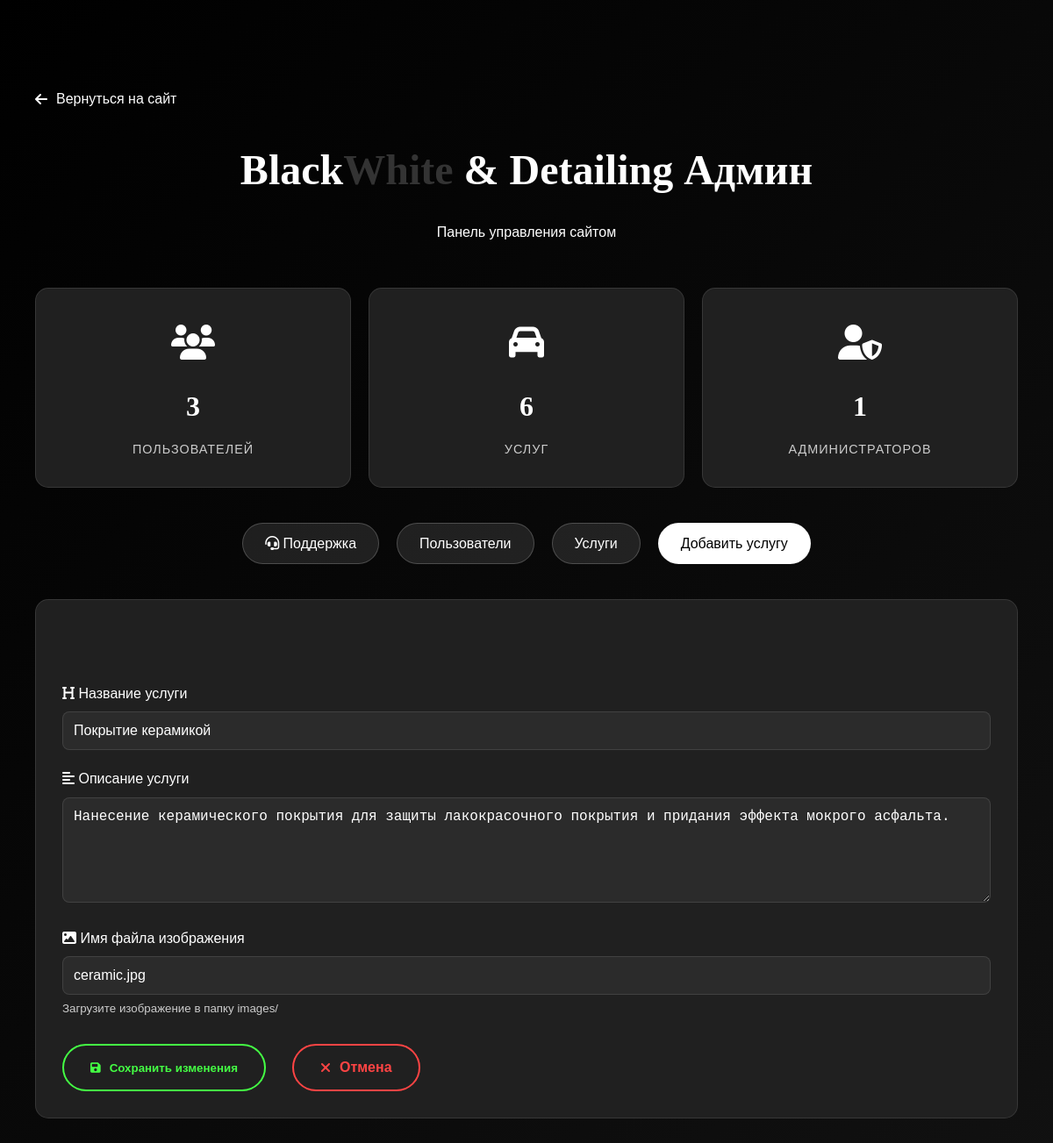
/admin.php?edit_service=3 (signed in), run on the app's committed database.
### tables this page shows
CREATE TABLE `services` (
  `id` int NOT NULL,
  `title` varchar(100) NOT NULL,
  `description` text NOT NULL,
  `image` varchar(255) DEFAULT NULL,
  `created_at` timestamp NULL DEFAULT CURRENT_TIMESTAMP
);

### admin.php (the view, shortened to what this page needs)
<?php
require_once 'config.php';
$edit_service = null;
if (isset($_GET['edit_service'])) {
    $id = intval($_GET['edit_service']);
    $query = "SELECT * FROM services WHERE id = $id";
    $result = mysqli_query($connection, $query);
    $edit_service = mysqli_fetch_assoc($result);
}
$services_query = "SELECT * FROM services ORDER BY id ASC";
$services_result = mysqli_query($connection, $services_query);
?>
<!DOCTYPE html>
<html lang="ru">
<head>
    <link rel="stylesheet" href="style.css">
    <link rel="stylesheet" href="https://cdnjs.cloudflare.com/ajax/libs/font-awesome/6.4.0/css/all.min.css">
</head>
<body>
    <div class="admin-container">
        <div class="container">
            <a href="index.php" class="back-link">
                <i class="fas fa-arrow-left"></i> Вернуться на сайт
            </a>
            <div class="admin-header">
                <h1 class="admin-title">
                    <span class="logo-black">Black</span><span class="logo-white">White</span>
                    <span class="logo-amp">&</span>
                    <span class="logo-detailing">Detailing</span> Админ
                </h1>
                <p>Панель управления сайтом</p>
            </div>
            <div class="stats-cards">
                <div class="stat-card">
                    <div class="stat-icon">
                        <i class="fas fa-users"></i>
                    </div>
                    <span class="stat-number">
                        <?php
                        $count_query = "SELECT COUNT(*) as total FROM users";
                        $count_result = mysqli_query($connection, $count_query);
                        $count = mysqli_fetch_assoc($count_result);
                        echo $count['total'];
                        ?>
                    </span>
                    <span class="stat-label">Пользователей</span>
                </div>
                <div class="stat-card">
                    <div class="stat-icon">
                        <i class="fas fa-car"></i>
                    </div>
                    <span class="stat-number">
                        <?php
                        $count_query = "SELECT COUNT(*) as total FROM services";
                        $count_result = mysqli_query($connection, $count_query);
                        $count = mysqli_fetch_assoc($count_result);
                        echo $count['total'];
                        ?>
                    </span>
                    <span class="stat-label">Услуг</span>
                </div>
                <div class="stat-card">
                    <div class="stat-icon">
                        <i class="fas fa-user-shield"></i>
                    </div>
                    <span class="stat-number">
                        <?php
                        $count_query = "SELECT COUNT(*) as total FROM users WHERE is_admin = 1";
                        $count_result = mysqli_query($connection, $count_query);
                        $count = mysqli_fetch_assoc($count_result);
                        echo $count['total'];
                        ?>
                    </span>
                    <span class="stat-label">Администраторов</span>
                </div>
            </div>
            <div class="admin-nav">
<a href="#support" class="admin-nav-link">
    <i class="fas fa-headset"></i> Поддержка
</a>
                <a href="#users" class="admin-nav-link active">Пользователи</a>
                <a href="#services" class="admin-nav-link">Услуги</a>
                <a href="#add-service" class="admin-nav-link">Добавить услугу</a>
            </div>
            <section id="add-service" class="admin-section">
                <form method="POST" action="">
                    <div class="form-group">
                        <label class="form-label">
                            <i class="fas fa-heading"></i> Название услуги
                        </label>
                        <input type="text"
                               name="title"
                               class="form-input"
                               value="<?php echo $edit_service ? htmlspecialchars($edit_service['title']) : ''; ?>"
                               required>
                    </div>
                    <div class="form-group">
                        <label class="form-label">
                            <i class="fas fa-align-left"></i> Описание услуги
                        </label>
                        <textarea name="description"
                                  class="form-input form-textarea"
                                  required><?php echo $edit_service ? htmlspecialchars($edit_service['description']) : ''; ?></textarea>
                    </div>
                    <div class="form-group">
                        <label class="form-label">
                            <i class="fas fa-image"></i> Имя файла изображения
                        </label>
                        <input type="text"
                               name="image"
                               class="form-input"
                               value="<?php echo $edit_service ? htmlspecialchars($edit_service['image']) : 'service-default.jpg'; ?>"
                               placeholder="Например: polishing.jpg">
                        <small style="color: var(--accent-dark); margin-top: 5px; display: block;">
                            Загрузите изображение в папку images/
                        </small>
                    </div>
                    <div class="form-actions">
                        <button type="submit" class="btn-save">
                            <i class="fas fa-save"></i>
                            <?php echo $edit_service ? 'Сохранить изменения' : 'Добавить услугу'; ?>
                        </button>
                        <a href="admin.php" class="btn-cancel">
                            <i class="fas fa-times"></i> Отмена
                        </a>
                    </div>
                </form>
            </section>
        </div>
    </div>
</body>
</html>

### style.css (style rules this page uses)
* { margin: 0; padding: 0; box-sizing: border-box; }
:root { --black: #000000; --white: #ffffff; --gray-dark: #111111; --gray-medium: #222222; --gray-light: #333333; --gray-lighter: #444444; --accent: #ffffff; --accent-dark: #cccccc; }
body { font-family: 'Montserrat', sans-serif; background-color: var(--black); color: var(--white); line-height: 1.6; overflow-x: hidden; }
.container { max-width: 1200px; margin: 0 auto; padding: 0 20px; }
.logo-black { color: var(--white); }
.logo-white { color: var(--gray-light); }
.logo-amp { color: var(--accent); }
.logo-detailing { color: var(--white); }
.stat-number { display: block; font-size: 2.2rem; font-weight: 700; color: var(--accent); margin-bottom: 8px; font-family: 'Playfair Display', serif; }
.stat-label { color: #888; font-size: 0.85rem; text-transform: uppercase; letter-spacing: 1px; }

### admin.php (style rules this page uses)
.admin-container { min-height: 100vh; background: linear-gradient(135deg, #000000 0%, #111111 100%); padding: 100px 20px 50px; }
.admin-header { text-align: center; margin-bottom: 50px; }
.admin-title { font-family: 'Playfair Display', serif; font-size: 3rem; margin-bottom: 20px; }
.admin-nav { display: flex; justify-content: center; gap: 20px; margin-bottom: 40px; flex-wrap: wrap; }
.admin-nav-link { padding: 10px 25px; background-color: rgba(255, 255, 255, 0.1); border: 1px solid rgba(255, 255, 255, 0.2); border-radius: 30px; color: var(--white); text-decoration: none; transition: all 0.3s; cursor: pointer; }
.admin-nav-link.active { background-color: var(--white); color: var(--black); }
.admin-section { background-color: rgba(34, 34, 34, 0.95); backdrop-filter: blur(10px); padding: 30px; border-radius: 15px; margin-bottom: 30px; border: 1px solid rgba(255, 255, 255, 0.1); display: none; }
.admin-section.active { display: block; }
.stats-cards { display: grid; grid-template-columns: repeat(auto-fit, minmax(250px, 1fr)); gap: 20px; margin-bottom: 40px; }
.stat-card { background-color: rgba(34, 34, 34, 0.95); padding: 30px; border-radius: 15px; text-align: center; border: 1px solid rgba(255, 255, 255, 0.1); transition: transform 0.3s; }
.stat-icon { font-size: 2.5rem; color: var(--accent); margin-bottom: 15px; }
.stat-number { font-size: 2rem; font-weight: 700; color: var(--white); display: block; margin-bottom: 10px; }
.stat-label { color: var(--accent-dark); font-size: 0.9rem; }
.back-link { display: inline-flex; align-items: center; gap: 10px; color: var(--accent); text-decoration: none; margin-bottom: 30px; }
.form-group { margin-bottom: 20px; }
.form-label { display: block; margin-bottom: 8px; color: var(--accent); font-weight: 500; }
.form-input { width: 100%; padding: 12px; background-color: rgba(255, 255, 255, 0.05); border: 1px solid rgba(255, 255, 255, 0.1); border-radius: 8px; color: var(--white); font-size: 1rem; transition: all 0.3s; }
.form-textarea { min-height: 120px; resize: vertical; }
.btn-save { padding: 12px 30px; background-color: transparent; border: 2px solid #44ff44; color: #44ff44; border-radius: 30px; cursor: pointer; font-weight: 600; transition: all 0.3s; display: inline-flex; align-items: center; gap: 10px; }
.btn-cancel { padding: 12px 30px; background-color: transparent; border: 2px solid #ff4444; color: #ff4444; border-radius: 30px; cursor: pointer; font-weight: 600; transition: all 0.3s; margin-left: 15px; text-decoration: none; display: inline-flex; align-items: center; gap: 10px; }
.form-actions { display: flex; gap: 15px; margin-top: 30px; }

### data on the page
services: title "Покрытие керамикой", description "Нанесение керамического покрытия для защиты лакокрасочного покрытия и придания эффекта мокрого асфальта.", image "ceramic.jpg"

### other printed values
$count['total'] "3"
$count['total'] "6"
$count['total'] "1"
